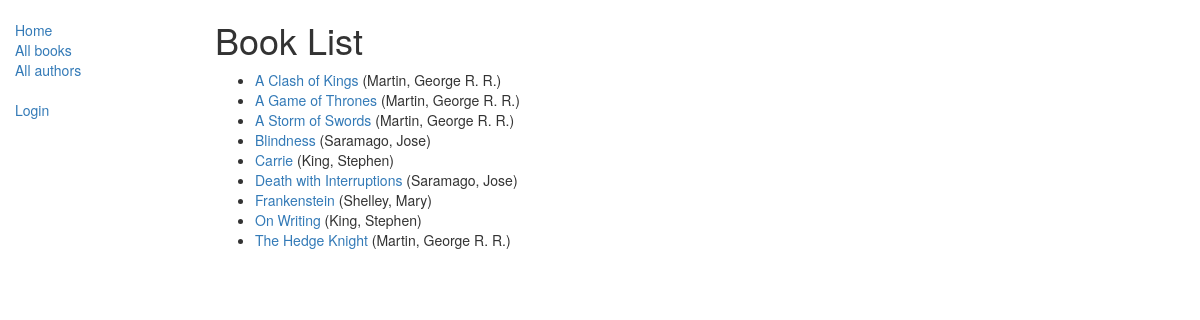
/catalog/books/, run on the app's committed database.
### catalog/models.py (models this page shows, shortened)
class Book(models.Model):
    title = models.CharField(max_length=200)
    author = models.ForeignKey('Author', on_delete=models.SET_NULL, null=True)
    summary = models.TextField(max_length=1000, help_text="Enter a brief description of the book")
    isbn = models.CharField('ISBN',max_length=13, help_text='13 Character <a href="https://www.isbn-international.org/content/what-isbn">ISBN number</a>')
    genre = models.ManyToManyField(Genre, help_text="Select a genre for this book")
    language = models.ForeignKey(Language, on_delete=models.SET_NULL, null=True)
    def get_absolute_url(self):
        return reverse('book-detail', args=[str(self.id)])
        import uuid # Required for unique book instances
    def display_genre(self):
        """
        Creates a string for the Genre. This is required to display genre in Admin.
        """
        return ', '.join([ genre.name for genre in self.genre.all()[:3] ])
    display_genre.short_description = 'Genre'

class Author(models.Model):
    first_name = models.CharField(max_length=100)
    last_name = models.CharField(max_length=100)
    date_of_birth = models.DateField(null=True, blank=True)
    date_of_death = models.DateField('died', null=True, blank=True)
    def __str__(self):
        return '{0}, {1}'.format(self.last_name, self.first_name)

### catalog/views.py (the view)
class BookListView(generic.ListView):
    model = Book
    paginate_by = 10
    def get_queryset(self):
        return Book.objects.all().order_by('title')

### catalog/templates/catalog/book_list.html (shortened to what this page needs)
{% extends "base_generic.html" %}
{% block content %}
    <h1>Book List</h1>
    {% if book_list %}
    <ul>
      {% for book in book_list %}
      <li>
        <a href="{{ book.get_absolute_url }}">{{ book.title }}</a> ({{book.author}})
      </li>
      {% endfor %}
    </ul>
    {% else %}
      <p>There are no books in the library.</p>
    {% endif %}
{% endblock %}

### data on the page
Book: title "A Clash of Kings", author "Martin, George R. R."
Book: title "A Game of Thrones", author "Martin, George R. R."
Book: title "A Storm of Swords", author "Martin, George R. R."
Book: title "Blindness", author "Saramago, Jose"
Book: title "Carrie", author "King, Stephen"
Book: title "Death with Interruptions", author "Saramago, Jose"
Book: title "Frankenstein", author "Shelley, Mary"
Book: title "On Writing", author "King, Stephen"
Book: title "The Hedge Knight", author "Martin, George R. R."
